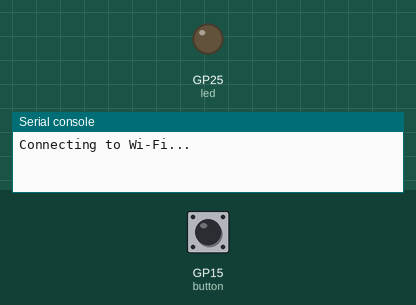
The program below on a simulated Raspberry Pi Pico running MicroPython. Shown: output pins drawn as LEDs (lit = HIGH), the last lines printed to the serial console. Dashed ring = blinking. Inputs (shaded band) come from the test bench; at power-on: GP15 (button) HIGH. WiFi joins after 1.5 s.

Above: at 0.6 s.
At 1.2 s:
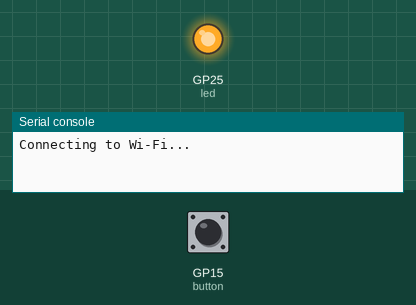
1.3 s: GP15 (button) pulsed LOW 5 times (0.12 s each, 0.3 s apart)
At 3.2 s:
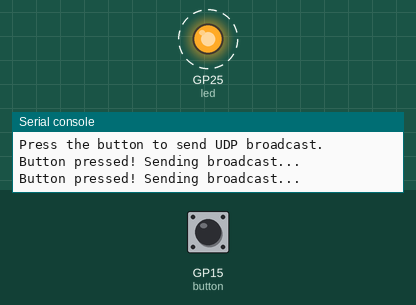
Timing chart, 0 to 4.7 s (numbered marks = the images above; inputs shaded):
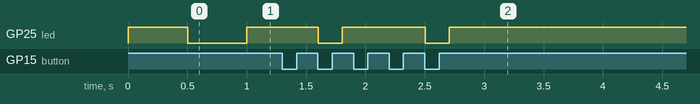

Measured:
- after the input at 1.3 s, GP25 (led): alternates HIGH for 0.70 s and LOW for 0.20 s, 4 changes in all, then stays HIGH, starting after 0.30 s

The program:

sender-pico-asyncio.py
```python
import network
import uasyncio as asyncio
import socket
from machine import Pin
import time

# --- Configuration ---
SSID = "your_wifi_ssid"
PASSWORD = "your_wifi_password"
BROADCAST_IP = "255.255.255.255"
PORT = 5005
MESSAGE = b"DOORBELL_PRESSED"

BUTTON_PIN = 15
LED_PIN = "LED"  # Onboard LED on Pico W

# --- Setup hardware ---
button = Pin(BUTTON_PIN, Pin.IN, Pin.PULL_UP)
led = Pin(LED_PIN, Pin.OUT)

# --- Wi-Fi connection ---
async def connect_wifi():
    wlan = network.WLAN(network.STA_IF)
    wlan.active(True)
    if not wlan.isconnected():
        print("Connecting to Wi-Fi...")
        wlan.connect(SSID, PASSWORD)
        retries = 0
        while not wlan.isconnected():
            retries += 1
            led.toggle()
            await asyncio.sleep(0.5)
            if retries > 60:  # 30 sec timeout
                print("\nWi-Fi connection timeout, retrying...")
                wlan.disconnect()
                await asyncio.sleep(2)
                wlan.connect(SSID, PASSWORD)
        led.on()
        print("\nConnected to Wi-Fi:", wlan.ifconfig())
    return wlan

# --- Wi-Fi auto-reconnect task ---
async def wifi_monitor(wlan):
    while True:
        if not wlan.isconnected():
            print("Wi-Fi disconnected! Reconnecting...")
            led.off()
            wlan.disconnect()
            await asyncio.sleep(2)
            await connect_wifi()
            led.on()
        await asyncio.sleep(5)

# --- Doorbell broadcast task ---
async def doorbell_sender(wlan):
    sock = socket.socket(socket.AF_INET, socket.SOCK_DGRAM)
    sock.setsockopt(socket.SOL_SOCKET, socket.SO_BROADCAST, 1)
    print("Doorbell broadcaster ready.")
    print("Press the button to send UDP broadcast.")
    last_state = button.value()

    while True:
        current_state = button.value()
        if current_state == 0 and last_state == 1:  # Falling edge: button pressed
            if wlan.isconnected():
                print("Button pressed! Sending broadcast...")
                sock.sendto(MESSAGE, (BROADCAST_IP, PORT))
                led.off()
                await asyncio.sleep(0.2)
                led.on()
            else:
                print("Button pressed, but Wi-Fi not connected.")
            await asyncio.sleep(0.5)  # Debounce
        last_state = current_state
        await asyncio.sleep(0.05)

# --- Main event loop ---
async def main():
    wlan = await connect_wifi()
    asyncio.create_task(wifi_monitor(wlan))
    await doorbell_sender(wlan)

# --- Run it ---
try:
    asyncio.run(main())
finally:
    asyncio.new_event_loop()
```
